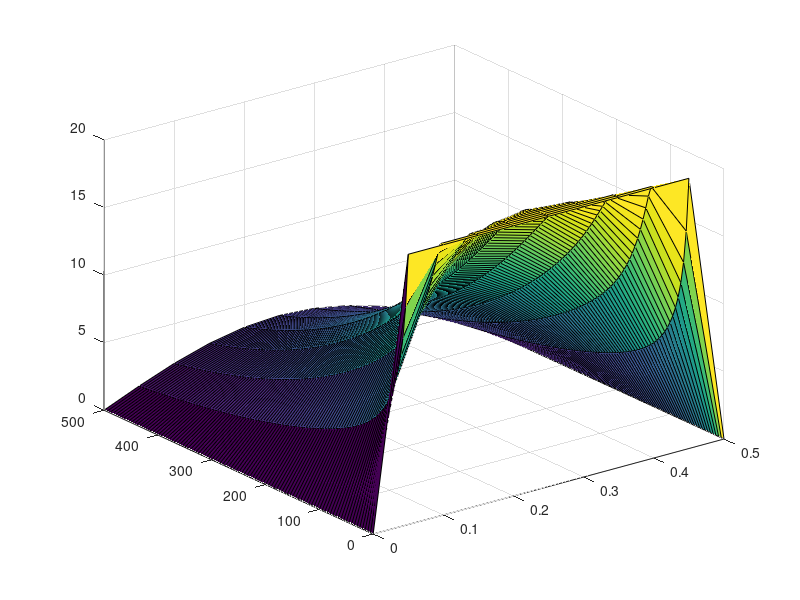

The MATLAB source for this figure: (Note: this script raises an error after producing the figure.)
% Range intervals:
x_range = 0.5;
t_range = 500;
% Step intervals:
dx = 0.05;
dt = 5;
% Node amounts:
x_nodes = x_range/dx + 1;
t_nodes = t_range/dt + 1;
% 'x-axis' and 'time' scales:
x_array = linspace(0,0.5,x_nodes);
t_array = linspace(0,500,t_nodes);
% Thermic coefficient:
alpha = 0.0001;
% Temperature array:
T_array = zeros(t_nodes, x_nodes);
% Initial temperature conditions:
T_array(1,:) = [0, 20, 20, 20, 20, 20, 20, 20, 20, 20, 0];
% Iteration to calculate the temperature distribution:
for i = 2:t_nodes
    % Set 0ºC on the edges:
    T_array(i,1) = 0;
    T_array(i,x_nodes) = 0;
    % Calculate the Temperature on the next node:
    for  j = 2:x_nodes-1
        T_array(i,j) = T_array(i-1,j) + alpha*(dt/dx^2)*(T_array(i-1,j+1) - 2*T_array(i-1,j) + T_array(i-1,j-1));
    end
end
% Plot chart:
s = surf(x_array, t_array, T_array);
s.EdgeColor = 'none';
s.FaceColor = 'interp';
view(2);
xlabel('Comprimento da barra (m)');
ylabel('Tempo (s)');
zlabel('Temperatura (ºC)');
% rotate(s, [0, 0, 1], 180);